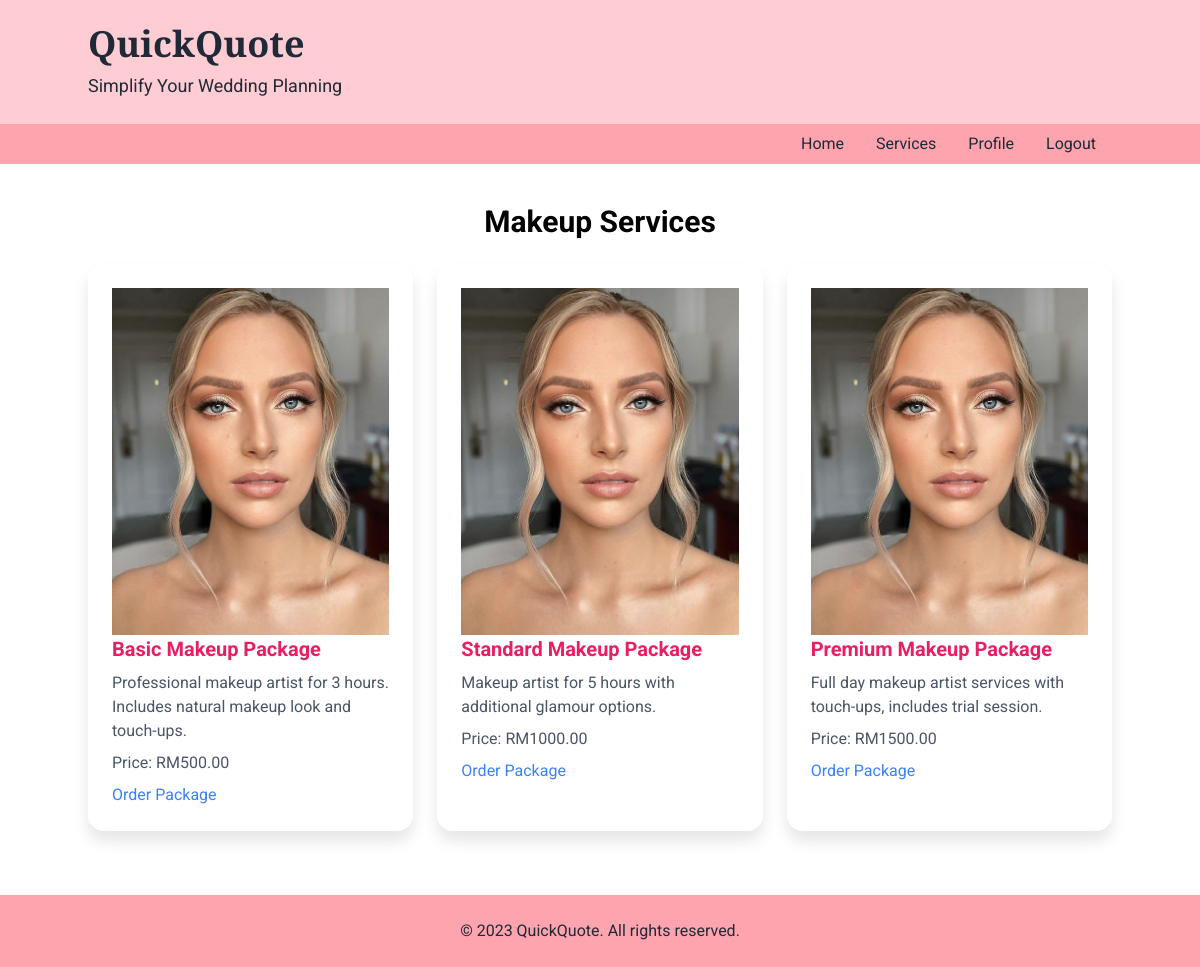
Page /QuickQoute/makeup.php on the committed database.
### tables this page shows
CREATE TABLE `packages` (
  `package_id` int(11) NOT NULL,
  `service_id` int(11) DEFAULT NULL,
  `package_name` varchar(100) NOT NULL,
  `description` text DEFAULT NULL,
  `price` decimal(10,2) NOT NULL,
  `image_url` varchar(255) DEFAULT NULL,
  `created_at` timestamp NOT NULL DEFAULT current_timestamp()
);

### QuickQoute/makeup.php (the view, shortened to what this page needs)
<html>
<head>
    <script src="https://cdn.tailwindcss.com"></script>
    <link href="https://cdnjs.cloudflare.com/ajax/libs/font-awesome/5.15.3/css/all.min.css" rel="stylesheet"/>
</head>
<body>
    <header class="bg-rose-200 text-gray-800 py-6">
        <div class="container mx-auto text-left">
            <h1 class="text-4xl font-bold" style="font-family: 'Playfair Display', serif;">QuickQuote</h1>
            <p class="text-lg mt-2">Simplify Your Wedding Planning</p>
        </div>
    </header>
    <nav class="bg-rose-300">
   <div class="container mx-auto flex justify-end">
    <a class="text-gray-800 px-4 py-2 hover:bg-rose-400" href="dashboard.php">
     Home
    </a>
    <a class="text-gray-800 px-4 py-2 hover:bg-rose-400" href="service.php">
     Services
    </a>
    <a class="text-gray-800 px-4 py-2 hover:bg-rose-400" href="customerprofile.php">
     Profile
    </a>
    <a class="text-gray-800 px-4 py-2 hover:bg-rose-400" href="index.php">
     Logout
    </a>
   </div>
  </nav>
    <main class="container mx-auto py-10">
        <h2 class="text-3xl font-bold mb-6 text-center">Makeup Services</h2>
        <div class="grid grid-cols-1 md:grid-cols-2 lg:grid-cols-3 gap-6">
            <?php
            include 'db.php';
            $makeup_service_id = 7;
            $query = "SELECT * FROM packages WHERE service_id = ?";
            $stmt = $conn->prepare($query);
            $stmt->bind_param("i", $makeup_service_id);
            $stmt->execute();
            $result = $stmt->get_result();
            while ($package = $result->fetch_assoc()) {
                echo '<div class="service-card fade-in">';
                if (!empty($package['image_url'])) {
                    echo '<img src="' . htmlspecialchars($package['image_url']) . '" alt="Image of ' . htmlspecialchars($package['package_name']) . '">';
                }
                echo '<h3 class="text-xl font-bold mb-2">' . htmlspecialchars($package['package_name']) . '</h3>';
                echo '<p class="text-gray-700 mb-2">' . htmlspecialchars($package['description']) . '</p>';
                echo '<p class="text-gray-700 mb-2">Price: RM' . htmlspecialchars($package['price']) . '</p>';
                echo '<a class="text-blue-600 hover:underline" href="orderdetails.php?package_id=' . htmlspecialchars($package['package_id']) . '">Order Package</a>';
                echo '</div>';
            }
            ?>
        </div>
    </main>
    <footer class="bg-rose-300 text-gray-800 py-6 mt-auto">
        <div class="container mx-auto text-center">
            <p>© 2023 QuickQuote. All rights reserved.</p>
        </div>
    </footer>
</body>
</html>

### QuickQoute/makeup.php (style rules this page uses)
body { font-family: 'Roboto', sans-serif; display: flex; flex-direction: column; min-height: 100vh; background-image: url('https://storage.googleapis.com/a1aa/image/wedding-background.jpg'); background-size: cover; background-attachment: fixed; }
.fade-in { animation: fadeIn 1s ease-in-out; }
.service-card { background: rgba(255, 255, 255, 0.9); padding: 1.5rem; border-radius: 1rem; box-shadow: 0 10px 15px rgba(0, 0, 0, 0.1); margin-bottom: 1.5rem; transition: transform 0.3s ease, box-shadow 0.3s ease; }
.service-card h3 { color: #e91e63; }
.service-card p { color: #4A5568; }
.service-card a { color: #3b82f6; }

### rows in the picture
packages: image_url (picture), package_name "Basic Makeup Package", description "Professional makeup artist for 3 hours. Includes natural makeup look and touch-ups.", price "500.00"
packages: image_url (picture), package_name "Standard Makeup Package", description "Makeup artist for 5 hours with additional glamour options.", price "1000.00"
packages: image_url (picture), package_name "Premium Makeup Package", description "Full day makeup artist services with touch-ups, includes trial session.", price "1500.00"
